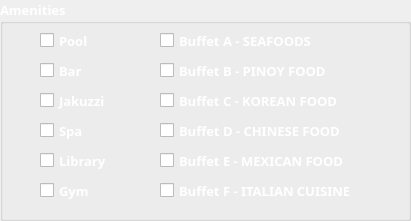
  <widget class="QGroupBox" name="groupBox_3">
   <property name="geometry">
    <rect>
     <x>440</x>
     <y>270</y>
     <width>411</width>
     <height>221</height>
    </rect>
   </property>
   <property name="palette">
    <palette>
     <active>
      <colorrole role="WindowText">
       <brush brushstyle="SolidPattern">
        <color alpha="255">
         <red>255</red>
         <green>255</green>
         <blue>255</blue>
        </color>
       </brush>
      </colorrole>
     </active>
     <inactive>
      <colorrole role="WindowText">
       <brush brushstyle="SolidPattern">
        <color alpha="255">
         <red>255</red>
         <green>255</green>
         <blue>255</blue>
        </color>
       </brush>
      </colorrole>
     </inactive>
     <disabled>
      <colorrole role="WindowText">
       <brush brushstyle="SolidPattern">
        <color alpha="255">
         <red>120</red>
         <green>120</green>
         <blue>120</blue>
        </color>
       </brush>
      </colorrole>
     </disabled>
    </palette>
   </property>
   <property name="font">
    <font>
     <family>Century Gothic</family>
     <pointsize>10</pointsize>
     <weight>75</weight>
     <bold>true</bold>
    </font>
   </property>
   <property name="title">
    <string>Amenities</string>
   </property>
   <widget class="QCheckBox" name="cbBar">
    <property name="geometry">
     <rect>
      <x>40</x>
      <y>60</y>
      <width>43</width>
      <height>21</height>
     </rect>
    </property>
    <property name="palette">
     <palette>
      <active>
       <colorrole role="WindowText">
        <brush brushstyle="SolidPattern">
         <color alpha="255">
          <red>255</red>
          <green>255</green>
          <blue>255</blue>
         </color>
        </brush>
       </colorrole>
      </active>
      <inactive>
       <colorrole role="WindowText">
        <brush brushstyle="SolidPattern">
         <color alpha="255">
          <red>255</red>
          <green>255</green>
          <blue>255</blue>
         </color>
        </brush>
       </colorrole>
      </inactive>
      <disabled>
       <colorrole role="WindowText">
        <brush brushstyle="SolidPattern">
         <color alpha="255">
          <red>120</red>
          <green>120</green>
          <blue>120</blue>
         </color>
        </brush>
       </colorrole>
      </disabled>
     </palette>
    </property>
    <property name="font">
     <font>
      <family>Century Gothic</family>
      <pointsize>10</pointsize>
      <weight>75</weight>
      <bold>true</bold>
     </font>
    </property>
    <property name="text">
     <string>Bar</string>
    </property>
   </widget>
   <widget class="QCheckBox" name="cbPool">
    <property name="geometry">
     <rect>
      <x>40</x>
      <y>30</y>
      <width>52</width>
      <height>21</height>
     </rect>
    </property>
    <property name="palette">
     <palette>
      <active>
       <colorrole role="WindowText">
        <brush brushstyle="SolidPattern">
         <color alpha="255">
          <red>255</red>
          <green>255</green>
          <blue>255</blue>
         </color>
        </brush>
       </colorrole>
      </active>
      <inactive>
       <colorrole role="WindowText">
        <brush brushstyle="SolidPattern">
         <color alpha="255">
          <red>255</red>
          <green>255</green>
          <blue>255</blue>
         </color>
        </brush>
       </colorrole>
      </inactive>
      <disabled>
       <colorrole role="WindowText">
        <brush brushstyle="SolidPattern">
         <color alpha="255">
          <red>120</red>
          <green>120</green>
          <blue>120</blue>
         </color>
        </brush>
       </colorrole>
      </disabled>
     </palette>
    </property>
    <property name="font">
     <font>
      <family>Century Gothic</family>
      <pointsize>10</pointsize>
      <weight>75</weight>
      <bold>true</bold>
     </font>
    </property>
    <property name="text">
     <string>Pool</string>
    </property>
   </widget>
   <widget class="QCheckBox" name="cbGym">
    <property name="geometry">
     <rect>
      <x>40</x>
      <y>180</y>
      <width>53</width>
      <height>21</height>
     </rect>
    </property>
    <property name="palette">
     <palette>
      <active>
       <colorrole role="WindowText">
        <brush brushstyle="SolidPattern">
         <color alpha="255">
          <red>255</red>
          <green>255</green>
          <blue>255</blue>
         </color>
        </brush>
       </colorrole>
      </active>
      <inactive>
       <colorrole role="WindowText">
        <brush brushstyle="SolidPattern">
         <color alpha="255">
          <red>255</red>
          <green>255</green>
          <blue>255</blue>
         </color>
        </brush>
       </colorrole>
      </inactive>
      <disabled>
       <colorrole role="WindowText">
        <brush brushstyle="SolidPattern">
         <color alpha="255">
          <red>120</red>
          <green>120</green>
          <blue>120</blue>
         </color>
        </brush>
       </colorrole>
      </disabled>
     </palette>
    </property>
    <property name="font">
     <font>
      <family>Century Gothic</family>
      <pointsize>10</pointsize>
      <weight>75</weight>
      <bold>true</bold>
     </font>
    </property>
    <property name="text">
     <string>Gym</string>
    </property>
   </widget>
   <widget class="QCheckBox" name="cbSpa">
    <property name="geometry">
     <rect>
      <x>40</x>
      <y>120</y>
      <width>50</width>
      <height>21</height>
     </rect>
    </property>
    <property name="palette">
     <palette>
      <active>
       <colorrole role="WindowText">
        <brush brushstyle="SolidPattern">
         <color alpha="255">
          <red>255</red>
          <green>255</green>
          <blue>255</blue>
         </color>
        </brush>
       </colorrole>
      </active>
      <inactive>
       <colorrole role="WindowText">
        <brush brushstyle="SolidPattern">
         <color alpha="255">
          <red>255</red>
          <green>255</green>
          <blue>255</blue>
         </color>
        </brush>
       </colorrole>
      </inactive>
      <disabled>
       <colorrole role="WindowText">
        <brush brushstyle="SolidPattern">
         <color alpha="255">
          <red>120</red>
          <green>120</green>
          <blue>120</blue>
         </color>
        </brush>
       </colorrole>
      </disabled>
     </palette>
    </property>
    <property name="font">
     <font>
      <family>Century Gothic</family>
      <pointsize>10</pointsize>
      <weight>75</weight>
      <bold>true</bold>
     </font>
    </property>
    <property name="text">
     <string>Spa</string>
    </property>
   </widget>
   <widget class="QCheckBox" name="cbLibrary">
    <property name="geometry">
     <rect>
      <x>40</x>
      <y>150</y>
      <width>81</width>
      <height>21</height>
     </rect>
    </property>
    <property name="palette">
     <palette>
      <active>
       <colorrole role="WindowText">
        <brush brushstyle="SolidPattern">
         <color alpha="255">
          <red>255</red>
          <green>255</green>
          <blue>255</blue>
         </color>
        </brush>
       </colorrole>
      </active>
      <inactive>
       <colorrole role="WindowText">
        <brush brushstyle="SolidPattern">
         <color alpha="255">
          <red>255</red>
          <green>255</green>
          <blue>255</blue>
         </color>
        </brush>
       </colorrole>
      </inactive>
      <disabled>
       <colorrole role="WindowText">
        <brush brushstyle="SolidPattern">
         <color alpha="255">
          <red>120</red>
          <green>120</green>
          <blue>120</blue>
         </color>
        </brush>
       </colorrole>
      </disabled>
     </palette>
    </property>
    <property name="font">
     <font>
      <family>Century Gothic</family>
      <pointsize>10</pointsize>
      <weight>75</weight>
      <bold>true</bold>
     </font>
    </property>
    <property name="text">
     <string>Library</string>
    </property>
   </widget>
   <widget class="QCheckBox" name="cbA">
    <property name="geometry">
     <rect>
      <x>160</x>
      <y>30</y>
      <width>181</width>
      <height>21</height>
     </rect>
    </property>
    <property name="palette">
     <palette>
      <active>
       <colorrole role="WindowText">
        <brush brushstyle="SolidPattern">
         <color alpha="255">
          <red>255</red>
          <green>255</green>
          <blue>255</blue>
         </color>
        </brush>
       </colorrole>
      </active>
      <inactive>
       <colorrole role="WindowText">
        <brush brushstyle="SolidPattern">
         <color alpha="255">
          <red>255</red>
          <green>255</green>
          <blue>255</blue>
         </color>
        </brush>
       </colorrole>
      </inactive>
      <disabled>
       <colorrole role="WindowText">
        <brush brushstyle="SolidPattern">
         <color alpha="255">
          <red>120</red>
          <green>120</green>
          <blue>120</blue>
         </color>
        </brush>
       </colorrole>
      </disabled>
     </palette>
    </property>
    <property name="font">
     <font>
      <family>Century Gothic</family>
      <pointsize>10</pointsize>
      <weight>75</weight>
      <bold>true</bold>
     </font>
    </property>
    <property name="text">
     <string>Buffet A - SEAFOODS</string>
    </property>
   </widget>
   <widget class="QCheckBox" name="cbB">
    <property name="geometry">
     <rect>
      <x>160</x>
      <y>60</y>
      <width>191</width>
      <height>21</height>
     </rect>
    </property>
    <property name="palette">
     <palette>
      <active>
       <colorrole role="WindowText">
        <brush brushstyle="SolidPattern">
         <color alpha="255">
          <red>255</red>
          <green>255</green>
          <blue>255</blue>
         </color>
        </brush>
       </colorrole>
      </active>
      <inactive>
       <colorrole role="WindowText">
        <brush brushstyle="SolidPattern">
         <color alpha="255">
          <red>255</red>
          <green>255</green>
          <blue>255</blue>
         </color>
        </brush>
       </colorrole>
      </inactive>
      <disabled>
       <colorrole role="WindowText">
        <brush brushstyle="SolidPattern">
         <color alpha="255">
          <red>120</red>
          <green>120</green>
          <blue>120</blue>
         </color>
        </brush>
       </colorrole>
      </disabled>
     </palette>
    </property>
    <property name="font">
     <font>
      <family>Century Gothic</family>
      <pointsize>10</pointsize>
      <weight>75</weight>
      <bold>true</bold>
     </font>
    </property>
    <property name="text">
     <string>Buffet B - PINOY FOOD</string>
    </property>
   </widget>
   <widget class="QCheckBox" name="cbC">
    <property name="geometry">
     <rect>
      <x>160</x>
      <y>90</y>
      <width>211</width>
      <height>21</height>
     </rect>
    </property>
    <property name="palette">
     <palette>
      <active>
       <colorrole role="WindowText">
        <brush brushstyle="SolidPattern">
         <color alpha="255">
          <red>255</red>
          <green>255</green>
          <blue>255</blue>
         </color>
        </brush>
       </colorrole>
      </active>
      <inactive>
       <colorrole role="WindowText">
        <brush brushstyle="SolidPattern">
         <color alpha="255">
          <red>255</red>
          <green>255</green>
          <blue>255</blue>
         </color>
        </brush>
       </colorrole>
      </inactive>
      <disabled>
       <colorrole role="WindowText">
        <brush brushstyle="SolidPattern">
         <color alpha="255">
          <red>120</red>
          <green>120</green>
          <blue>120</blue>
         </color>
        </brush>
       </colorrole>
      </disabled>
     </palette>
    </property>
    <property name="font">
     <font>
      <family>Century Gothic</family>
      <pointsize>10</pointsize>
      <weight>75</weight>
      <bold>true</bold>
     </font>
    </property>
    <property name="text">
     <string>Buffet C - KOREAN FOOD</string>
    </property>
   </widget>
   <widget class="QCheckBox" name="cbJakuzzi">
    <property name="geometry">
     <rect>
      <x>40</x>
      <y>90</y>
      <width>81</width>
      <height>21</height>
     </rect>
    </property>
    <property name="palette">
     <palette>
      <active>
       <colorrole role="WindowText">
        <brush brushstyle="SolidPattern">
         <color alpha="255">
          <red>255</red>
          <green>255</green>
          <blue>255</blue>
         </color>
        </brush>
       </colorrole>
      </active>
      <inactive>
       <colorrole role="WindowText">
        <brush brushstyle="SolidPattern">
         <color alpha="255">
          <red>255</red>
          <green>255</green>
          <blue>255</blue>
         </color>
        </brush>
       </colorrole>
      </inactive>
      <disabled>
       <colorrole role="WindowText">
        <brush brushstyle="SolidPattern">
         <color alpha="255">
          <red>120</red>
          <green>120</green>
          <blue>120</blue>
         </color>
        </brush>
       </colorrole>
      </disabled>
     </palette>
    </property>
    <property name="font">
     <font>
      <family>Century Gothic</family>
      <pointsize>10</pointsize>
      <weight>75</weight>
      <bold>true</bold>
     </font>
    </property>
    <property name="text">
     <string>Jakuzzi</string>
    </property>
   </widget>
   <widget class="QCheckBox" name="cbD">
    <property name="geometry">
     <rect>
      <x>160</x>
      <y>120</y>
      <width>211</width>
      <height>21</height>
     </rect>
    </property>
    <property name="palette">
     <palette>
      <active>
       <colorrole role="WindowText">
        <brush brushstyle="SolidPattern">
         <color alpha="255">
          <red>255</red>
          <green>255</green>
          <blue>255</blue>
         </color>
        </brush>
       </colorrole>
      </active>
      <inactive>
       <colorrole role="WindowText">
        <brush brushstyle="SolidPattern">
         <color alpha="255">
          <red>255</red>
          <green>255</green>
          <blue>255</blue>
         </color>
        </brush>
       </colorrole>
      </inactive>
      <disabled>
       <colorrole role="WindowText">
        <brush brushstyle="SolidPattern">
         <color alpha="255">
          <red>120</red>
          <green>120</green>
          <blue>120</blue>
         </color>
        </brush>
       </colorrole>
      </disabled>
     </palette>
    </property>
    <property name="font">
     <font>
      <family>Century Gothic</family>
      <pointsize>10</pointsize>
      <weight>75</weight>
      <bold>true</bold>
     </font>
    </property>
    <property name="text">
     <string>Buffet D - CHINESE FOOD</string>
    </property>
   </widget>
   <widget class="QCheckBox" name="cbE">
    <property name="geometry">
     <rect>
      <x>160</x>
      <y>150</y>
      <width>211</width>
      <height>21</height>
     </rect>
    </property>
    <property name="palette">
     <palette>
      <active>
       <colorrole role="WindowText">
        <brush brushstyle="SolidPattern">
         <color alpha="255">
          <red>255</red>
          <green>255</green>
          <blue>255</blue>
         </color>
        </brush>
       </colorrole>
      </active>
      <inactive>
       <colorrole role="WindowText">
        <brush brushstyle="SolidPattern">
         <color alpha="255">
          <red>255</red>
          <green>255</green>
          <blue>255</blue>
         </color>
        </brush>
       </colorrole>
      </inactive>
      <disabled>
       <colorrole role="WindowText">
        <brush brushstyle="SolidPattern">
         <color alpha="255">
          <red>120</red>
          <green>120</green>
          <blue>120</blue>
         </color>
        </brush>
       </colorrole>
      </disabled>
     </palette>
    </property>
    <property name="font">
     <font>
      <family>Century Gothic</family>
      <pointsize>10</pointsize>
      <weight>75</weight>
      <bold>true</bold>
     </font>
    </property>
    <property name="text">
     <string>Buffet E - MEXICAN FOOD</string>
    </property>
   </widget>
   <widget class="QCheckBox" name="cbF">
    <property name="geometry">
     <rect>
      <x>160</x>
      <y>180</y>
      <width>211</width>
      <height>21</height>
     </rect>
    </property>
    <property name="palette">
     <palette>
      <active>
       <colorrole role="WindowText">
        <brush brushstyle="SolidPattern">
         <color alpha="255">
          <red>255</red>
          <green>255</green>
          <blue>255</blue>
         </color>
        </brush>
       </colorrole>
      </active>
      <inactive>
       <colorrole role="WindowText">
        <brush brushstyle="SolidPattern">
         <color alpha="255">
          <red>255</red>
          <green>255</green>
          <blue>255</blue>
         </color>
        </brush>
       </colorrole>
      </inactive>
      <disabled>
       <colorrole role="WindowText">
        <brush brushstyle="SolidPattern">
         <color alpha="255">
          <red>120</red>
          <green>120</green>
          <blue>120</blue>
         </color>
        </brush>
       </colorrole>
      </disabled>
     </palette>
    </property>
    <property name="font">
     <font>
      <family>Century Gothic</family>
      <pointsize>10</pointsize>
      <weight>75</weight>
      <bold>true</bold>
     </font>
    </property>
    <property name="text">
     <string>Buffet F - ITALIAN CUISINE</string>
    </property>
   </widget>
  </widget>
